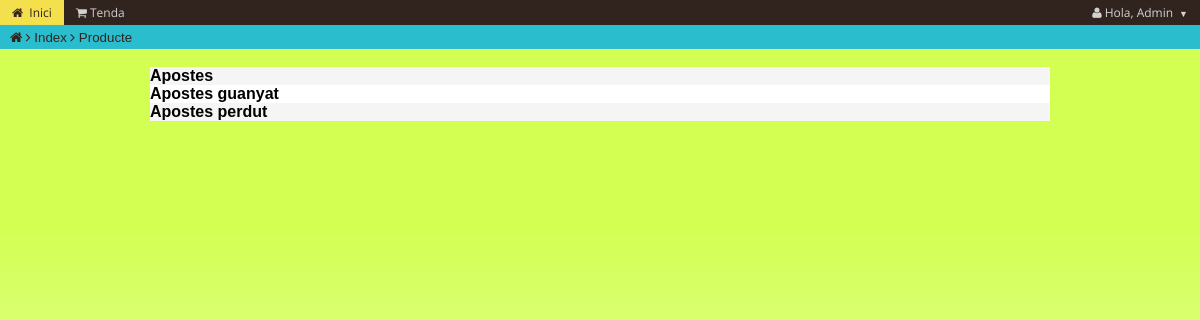
The page /user/factures.php (signed in) on the database as committed earlier.
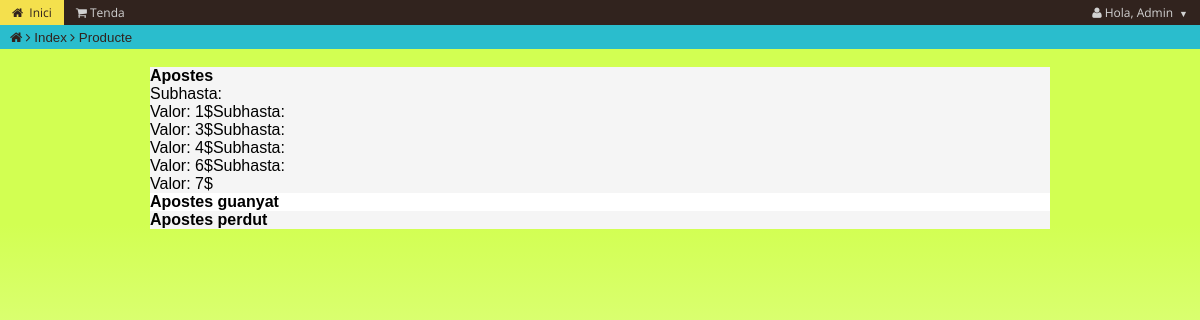
The same page on the database as committed later.
### tables this page shows
CREATE TABLE IF NOT EXISTS `Licitacio` (
  `id_usuari` int(10) NOT NULL,
  `id_subhasta` int(10) NOT NULL,
  `valor` int(10) NOT NULL,
  `id_licitacio` int(255) NOT NULL AUTO_INCREMENT,
  PRIMARY KEY (`id_licitacio`),
  KEY `id_usuari` (`id_usuari`),
  KEY `id_subhasta` (`id_subhasta`)
);

### System/Classes/Licitacio.php (called while the page is built, shortened)
<?php
    class Licitacio{
        private $valor;
        public function view_lici($idUsr){
            $db = new connexio();
            $sql = "SELECT * FROM Licitacio where id_usuari='$idUsr'";
            $query = $db->query($sql);
            $rtn = array();
            while($obj = $query->fetch_assoc()){
                $Licitacio = new Licitacio($obj["id_usuari"],$obj["id_subhasta"],$obj["valor"],$obj["id_licitacio"]);
                array_push($rtn, $Licitacio);
            }
            return $rtn;
        }
        function __construct(){
            $args = func_get_args();
            $num = func_num_args();
            $f='__construct'. $num;
        }
        function __construct0(){
            $this->valor = "";
        }
        function __construct4($a1, $a2, $a3, $a4){
            $this->valor = $a4;
        }
        public function getValor(){
            return $this->valor;
        }
    }
?>

### user/factures.php (the view, shortened to what the changed rows need)
<?php
$migas='#Index|index.php#Producte';
include "../Public/layouts/menu.php";
?>
<div class="body-box">
    <br>
    <div class="apostes">
        <b>Apostes</b><br>
        <?php
            $idUsr=$value['id_usuari'];
            include "../System/Classes/Licitacio.php";
            $rtn = new Licitacio();
            $rtn = $rtn->view_lici($idUsr);
            foreach ($rtn as $row) {
            $idSub = $row->getId_Subhasta();
            $valor = $row->getValor();
            echo "Subhasta: ".$idSub .'<br>Valor: '. $valor.'$';
            }
        ?>
    </div>
    <div class="apostes_guanyat">
        <b>Apostes guanyat</b><br>
    </div>
    <div class="apostes_perdut">
        <b>Apostes perdut</b><br>
    </div>
</div>
<?php include "../Public/layouts/footer.php";?>

### Public/layouts/menu.php (shortened to what the changed rows need)
<html>
    <head>
    </head>
    <body>
    <div class="header-box">
        <div class="header-logo">
            <?php
                $migasdepan = explode("#",$migas);
                $contmigas = count($migasdepan);
                echo '&nbsp; <i class="fa fa-home"></i> <i class="fa fa-angle-right"></i>';
                for ($i = 0; $i < $contmigas; $i++){
                    $pan = explode("|", $migasdepan[$i]);
                    if ($i <= 1){
                        if(count($pan) == 2){
                            echo '<a href="'.$pan[1].'"> '.$pan[0].'</a> ';
                        }else{
                            echo '<a> '.$pan[0].'</a> ';
                        }
                    }else{
                        if(count($pan) == 2){
                            echo '<i class="fa fa-angle-right"></i><a href="'.$pan[1].'"> '.$pan[0].'</a> ';
                        }else{
                            echo '<i class="fa fa-angle-right"></i><a> '.$pan[0].'</a> ';
                        }
                    }
                }
            ?>
        </div>
    </div>

Rows that differ between the two databases and show on the page:
added licitacio: id_licitacio "1"
added licitacio: id_licitacio "3"
added licitacio: id_licitacio "4"
added licitacio: id_licitacio "6"
added licitacio: id_licitacio "7"
